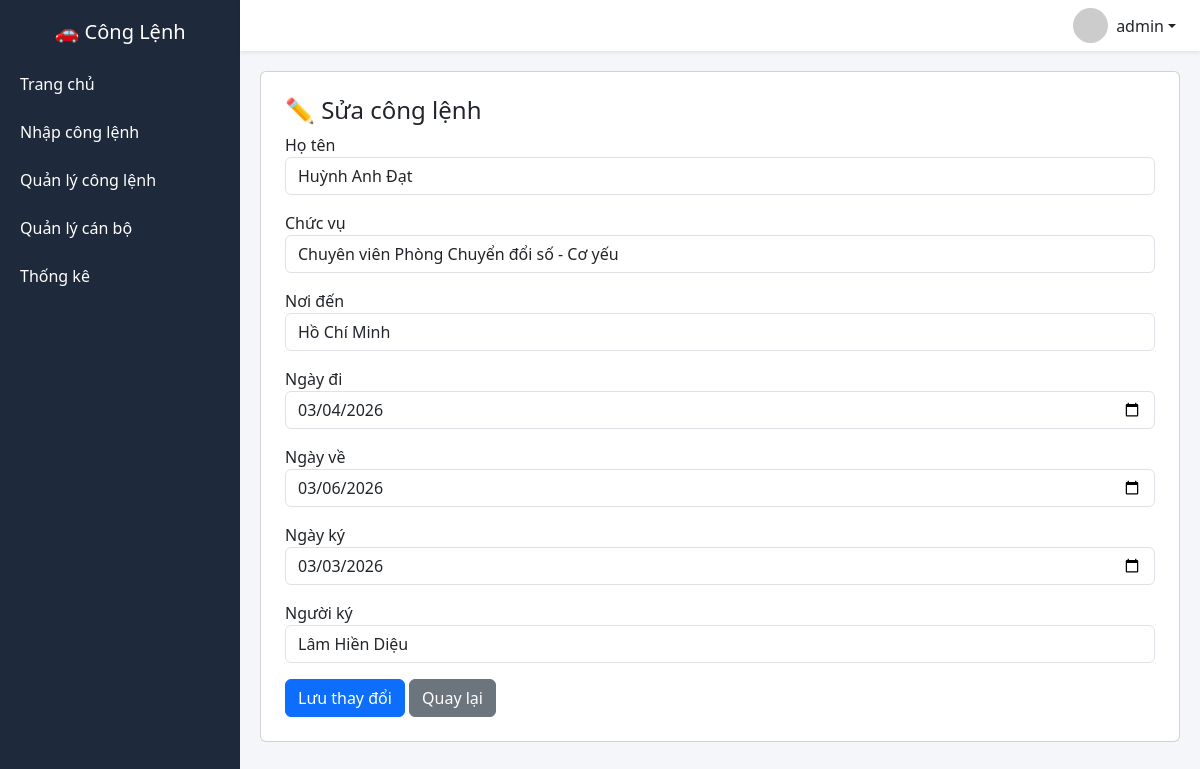
Screenshot of /sua/12 (signed in) with the database file from the repository.
### tables this page shows
CREATE TABLE conglenh(
       id INTEGER PRIMARY KEY AUTOINCREMENT,
       nam INTEGER,
       so_thu_tu INTEGER,
       so_cong_lenh TEXT UNIQUE,
       ho_ten TEXT,
       chuc_vu TEXT,
        noi_den TEXT,
       ngay_di TEXT,
       ngay_ve TEXT,
       ngay_ky TEXT,
       nguoi_ky TEXT,
      created_at TEXT,
      UNIQUE(nam, so_thu_tu)
   );

### app.py (the view, shortened to what this page needs)
@app.route("/sua/<int:id>", methods=["GET","POST"])
def sua(id):
    conn = sqlite3.connect(DB)
    conn.row_factory = sqlite3.Row
    c = conn.cursor()
    c.execute("SELECT * FROM conglenh WHERE id=?", (id,))
    data = c.fetchone()
    conn.close()
    return render_template("sua.html", row=data)

### app.py (called while the page is built)
@app.before_request
def require_login():
    allowed_routes = [
        "login",
        "static",
        "api_nguoidicongtac",
        "api_nguoiky"
    ]
    if request.endpoint is None:
        return
    if request.endpoint not in allowed_routes and "user" not in session:
        return redirect("/login")

### templates/sua.html
{% extends "layout.html" %}
{% block content %}
<div class="card p-4 card-dashboard">
<h4>✏️ Sửa công lệnh</h4>
<form method="post">
<div class="mb-3">
<label>Họ tên</label>
<input name="ho_ten" class="form-control" value="{{row['ho_ten']}}">
</div>
<div class="mb-3">
<label>Chức vụ</label>
<input name="chuc_vu" class="form-control" value="{{row['chuc_vu']}}">
</div>
<div class="mb-3">
<label>Nơi đến</label>
<input name="noi_den" class="form-control" value="{{row['noi_den']}}">
</div>
<div class="mb-3">
<label>Ngày đi</label>
<input type="date" name="ngay_di" class="form-control" value="{{row['ngay_di']}}">
</div>
<div class="mb-3">
<label>Ngày về</label>
<input type="date" name="ngay_ve" class="form-control" value="{{row['ngay_ve']}}">
</div>
<div class="mb-3">
<label>Ngày ký</label>
<input type="date" name="ngay_ky" class="form-control" value="{{row['ngay_ky']}}">
</div>
<div class="mb-3">
<label>Người ký</label>
<input name="nguoi_ky" class="form-control" value="{{row['nguoi_ky']}}">
</div>
<button class="btn btn-primary">Lưu thay đổi</button>
<a href="/danhsach" class="btn btn-secondary">Quay lại</a>
</form>
</div>
{% endblock %}

### templates/layout.html (style rules this page uses)
body { background:#f4f6f9; margin:0; font-family:Segoe UI,Arial; }

### rows the page displays
conglenh: ho_ten "Huỳnh Anh Đạt", chuc_vu "Chuyên viên Phòng Chuyển đổi số - Cơ yếu", noi_den "Hồ Chí Minh", ngay_di "03/04/2026", ngay_ve "03/06/2026", ngay_ky "03/03/2026", nguoi_ky "Lâm Hiền Diệu"

### other values shown
{{ session.get('user') }} "admin"
